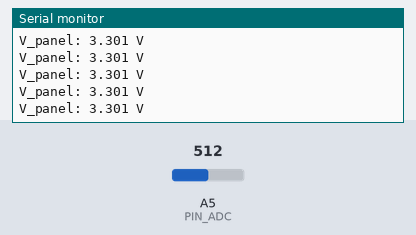
Recording of a sketch running on a simulated Arduino Zero (SAMD21). On the bench: the last lines printed to the serial monitor. The test bench sets the inputs (shaded band); at power-on: A5 (PIN_ADC) = 512 (analog values on the 0–1023 scale).

Above: at 1.2 s.
1.3 s: A5 (PIN_ADC) set to 716
At 1.31 s:
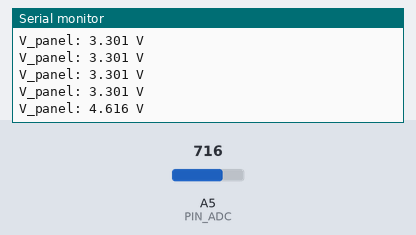
2.8 s: A5 (PIN_ADC) set to 900
At 2.81 s:
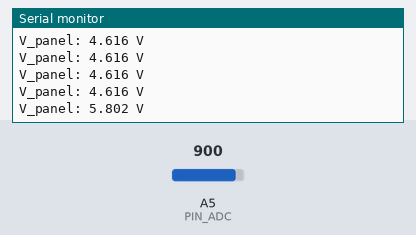
Timing chart, 0 to 5.8 s (numbered marks = the images above; inputs shaded):
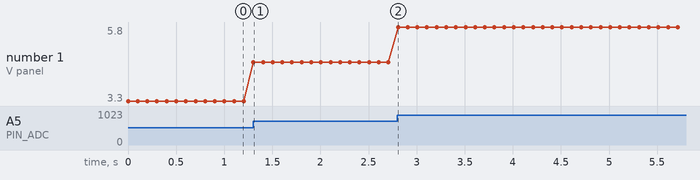

Measured:
- after the input at 1.3 s, the serial monitor: prints a new line at once (image 1)
- after the input at 2.8 s, the serial monitor: prints a new line at once (image 2)
- plotted number 1: 3.3 → 4.62 after the input at 1.3 s, 4.62 → 5.8 after the input at 2.8 s

The sketch:

SolarPanel.ino
```cpp
const int PIN_ADC = A5;       // your ADC pin
const float RATIO = 0.5f;     // 10 MΩ bottom / (10 MΩ + 10 MΩ)

void setup() {
  Serial.begin(115200);
  analogReadResolution(12);    // 0–4095 over 0–3.3 V
}

void loop() {
  int raw = analogRead(PIN_ADC);
  float v_adc   = raw * (3.3f / 4095.0f);
  float v_panel = v_adc / RATIO;

  Serial.print("V_panel: ");
  Serial.print(v_panel, 3);
  Serial.println(" V");
  delay(100);
}
```
